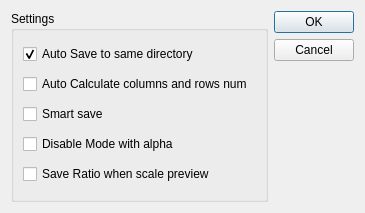
<?xml version="1.0" encoding="UTF-8"?>
<ui version="4.0">
 <class>DialogSettings</class>
 <widget class="QDialog" name="DialogSettings">
  <property name="geometry">
   <rect>
    <x>0</x>
    <y>0</y>
    <width>365</width>
    <height>213</height>
   </rect>
  </property>
  <property name="windowTitle">
   <string>Settings</string>
  </property>
  <layout class="QHBoxLayout" name="horizontalLayout">
   <item>
    <widget class="QGroupBox" name="groupBox">
     <property name="title">
      <string>Settings</string>
     </property>
     <layout class="QVBoxLayout" name="verticalLayout">
      <item>
       <widget class="QCheckBox" name="bAutoSave">
        <property name="enabled">
         <bool>true</bool>
        </property>
        <property name="text">
         <string>Auto Save to same directory</string>
        </property>
        <property name="checked">
         <bool>true</bool>
        </property>
       </widget>
      </item>
      <item>
       <widget class="QCheckBox" name="bAutoCalculate">
        <property name="text">
         <string>Auto Calculate columns and rows num</string>
        </property>
       </widget>
      </item>
      <item>
       <widget class="QCheckBox" name="bSmartSave">
        <property name="text">
         <string>Smart save</string>
        </property>
       </widget>
      </item>
      <item>
       <widget class="QCheckBox" name="bDisableAlphaMode">
        <property name="text">
         <string>Disable Mode with alpha</string>
        </property>
       </widget>
      </item>
      <item>
       <widget class="QCheckBox" name="bSaveRatioOnPreview">
        <property name="text">
         <string>Save Ratio when scale preview</string>
        </property>
       </widget>
      </item>
     </layout>
    </widget>
   </item>
   <item>
    <widget class="QDialogButtonBox" name="buttonBox">
     <property name="orientation">
      <enum>Qt::Vertical</enum>
     </property>
     <property name="standardButtons">
      <set>QDialogButtonBox::Cancel|QDialogButtonBox::Ok</set>
     </property>
    </widget>
   </item>
  </layout>
 </widget>
 <resources/>
 <connections>
  <connection>
   <sender>buttonBox</sender>
   <signal>accepted()</signal>
   <receiver>DialogSettings</receiver>
   <slot>accept()</slot>
   <hints>
    <hint type="sourcelabel">
     <x>248</x>
     <y>254</y>
    </hint>
    <hint type="destinationlabel">
     <x>157</x>
     <y>274</y>
    </hint>
   </hints>
  </connection>
  <connection>
   <sender>buttonBox</sender>
   <signal>rejected()</signal>
   <receiver>DialogSettings</receiver>
   <slot>reject()</slot>
   <hints>
    <hint type="sourcelabel">
     <x>316</x>
     <y>260</y>
    </hint>
    <hint type="destinationlabel">
     <x>286</x>
     <y>274</y>
    </hint>
   </hints>
  </connection>
 </connections>
</ui>
